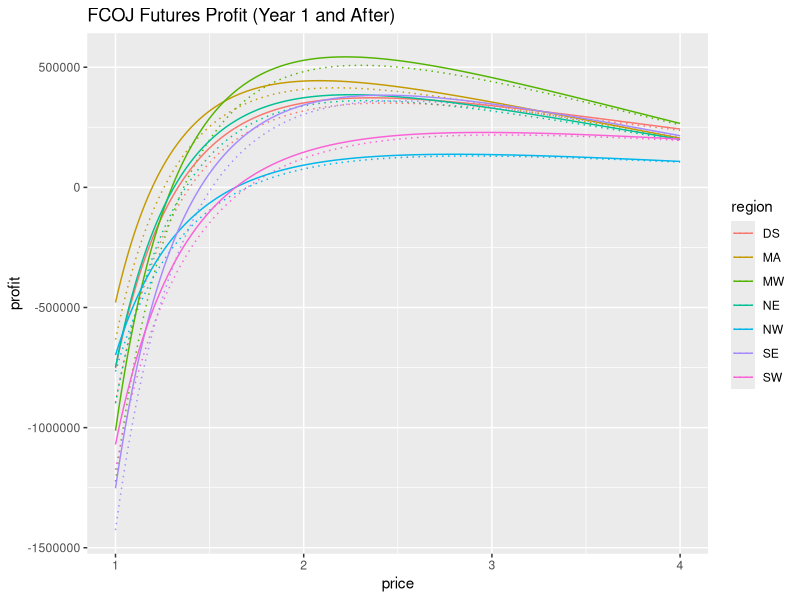
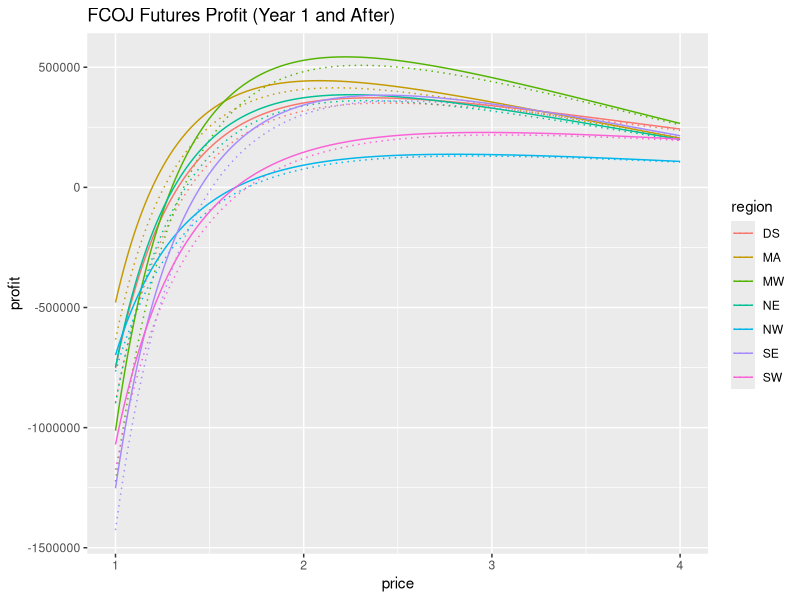

R code for these plots, in order: (Note: this script raises an error after producing the figures.)
library(ggplot2)
library(dplyr)

all.predicted.demands <- read.csv(
    'all_predicted_demands.csv',
    stringsAsFactors=FALSE)


# FCOJ
fcoj.df <- all.predicted.demands[
    all.predicted.demands$product == 'FCOJ',]
fcoj.df <- fcoj.df %>%
    mutate(revenue=2000 * price * predicted_demand,
           weekly_demand = predicted_demand)

# All futures ship from FLA
fla.to.s35 <- 1522
fla.to.s51 <- 967
fla.to.s59 <- 2961
fla.to.s73 <- 1470
fcoj.df$fla.to.storage <- c(rep(fla.to.s51, 903),
                                 rep(fla.to.s73, 301),
                                 rep(fla.to.s35, 301),
                                 rep(fla.to.s59, 602))
fcoj.df$fla.to.storage.cost <- 0.22 *
    fcoj.df$weekly_demand *
    fcoj.df$fla.to.storage

# Add storage to market distances
fcoj.df$storage.to.market <- c(rep(479.1429, 301),
                         rep(286.7647, 301),
                         rep(712.1667, 301),
                         rep(368.5909, 301),
                         rep(413.3750, 301),
                         rep(659.1250, 301),
                         rep(659, 301))
fcoj.df$storage.to.market.cost <- 1.2 *
    fcoj.df$weekly_demand *
    fcoj.df$storage.to.market

fcoj.df$weekly_storage_build <- 6000 * fcoj.df$weekly_demand / 48
fcoj.df$weekly_storage_maint <- (650 * fcoj.df$weekly_demand) / 48

fcoj.df$purchase_cost <- fcoj.df$weekly_demand * 2000 * 0.91

fcoj.df$year1_profit <- fcoj.df$revenue - (
    fcoj.df$fla.to.storage.cost +
    fcoj.df$storage.to.market.cost +
    fcoj.df$weekly_storage_build +
    fcoj.df$weekly_storage_maint +
    fcoj.df$purchase_cost)
fcoj.df$profit <- fcoj.df$year1_profit +
    fcoj.df$weekly_storage_build
ggplot(fcoj.df, aes(x=price, y=profit, colour=region)) +
    geom_line(aes(y=year1_profit), linetype='dotted') +
    geom_line(aes(y=profit)) +
    ggtitle('FCOJ Futures Profit (Year 1 and After)')
ggsave('profit_curves/fcoj_futures_profit.png',
       width=10, height=6)

fcoj.profit.max <- fcoj.df %>% group_by(region) %>%
    filter(profit == max(profit))
write.csv(fcoj.profit.max,
          file='profit_csvs/fcoj_futures_max_profit.csv',
          quote=FALSE, row.names=FALSE)


# ROJ
roj.df <- all.predicted.demands[
    all.predicted.demands$product == 'ROJ',]
roj.df <- roj.df %>%
    mutate(revenue=2000 * price * predicted_demand,
           weekly_demand = predicted_demand)

# All futures ship from FLA
fla.to.s35 <- 1522
fla.to.s51 <- 967
fla.to.s59 <- 2961
fla.to.s73 <- 1470
roj.df$fla.to.storage <- c(rep(fla.to.s51, 903),
                                 rep(fla.to.s73, 301),
                                 rep(fla.to.s35, 301),
                                 rep(fla.to.s59, 602))
roj.df$fla.to.storage.cost <- 0.22 *
    roj.df$weekly_demand *
    roj.df$fla.to.storage

# Add storage to market distances
roj.df$storage.to.market <- c(rep(479.1429, 301),
                         rep(286.7647, 301),
                         rep(712.1667, 301),
                         rep(368.5909, 301),
                         rep(413.3750, 301),
                         rep(659.1250, 301),
                         rep(659, 301))
roj.df$storage.to.market.cost <- 1.2 *
    roj.df$weekly_demand *
    roj.df$storage.to.market

roj.df$weekly_storage_build <- 6000 * roj.df$weekly_demand / 48
roj.df$weekly_storage_maint <- (650 * roj.df$weekly_demand) / 48

roj.df$purchase_cost <- roj.df$weekly_demand * 2000 * 0.91
roj.df$reconstitution_cost <- roj.df$weekly_demand * 650

roj.df$year1_profit <- roj.df$revenue - (
    roj.df$fla.to.storage.cost +
    roj.df$storage.to.market.cost +
    roj.df$weekly_storage_build +
    roj.df$weekly_storage_maint +
    roj.df$purchase_cost +
    roj.df$reconstitution_cost)
roj.df$profit <- roj.df$year1_profit +
    roj.df$weekly_storage_build
ggplot(roj.df, aes(x=price, y=profit, colour=region)) +
    geom_line(aes(y=year1_profit), linetype='dotted') +
    geom_line(aes(y=profit)) +
    ggtitle('ROJ Futures Profit (Year 1 and After)')
ggsave('profit_curves/roj_futures_profit.png', width=10, height=6)

roj.profit.max <- roj.df %>% group_by(region) %>%
    filter(profit == max(profit))
write.csv(roj.profit.max,
          file='profit_csvs/roj_futures_max_profit.csv',
          quote=FALSE, row.names=FALSE)